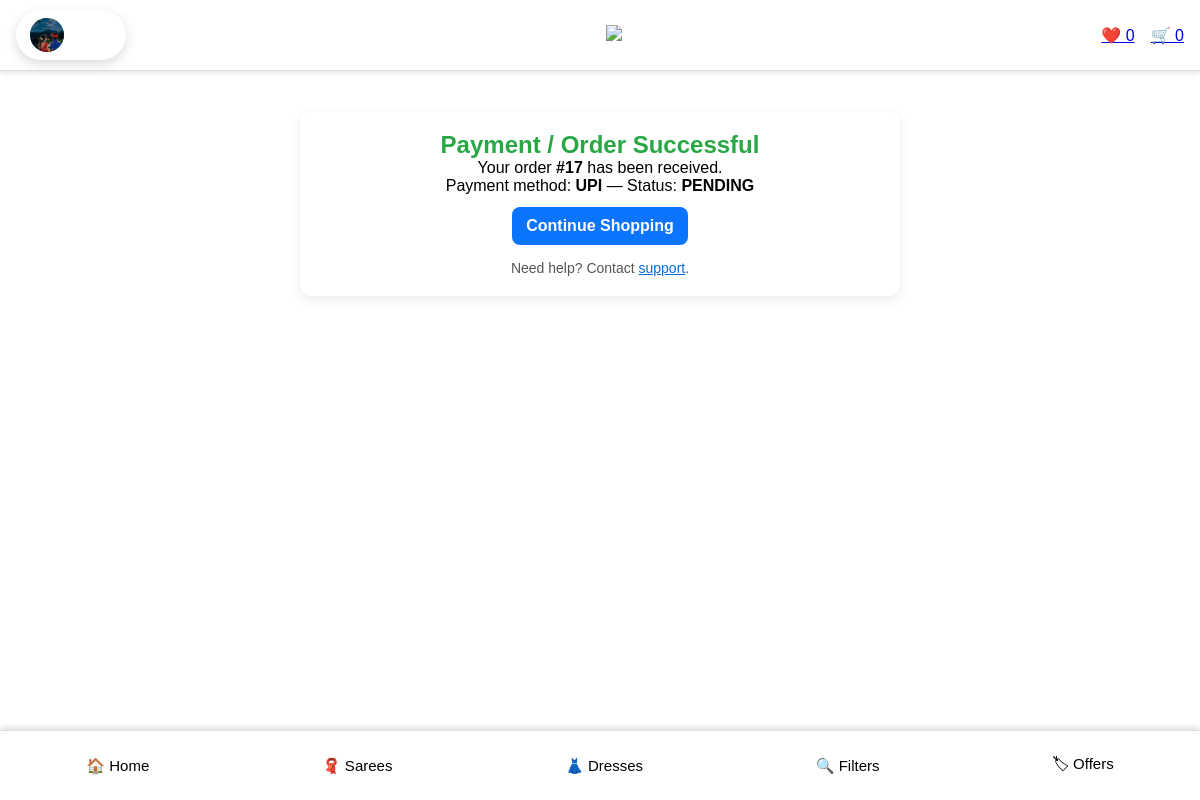
Screenshot of /payment-success/17/ (signed in) with the database file from the repository.
### shop/models.py (models this page shows, shortened)
class Profile(models.Model):
    user = models.OneToOneField(User, on_delete=models.CASCADE, related_name="profile")
    phone = models.CharField(max_length=20, blank=True)
    address = models.TextField(blank=True)
    profile_image = models.ImageField(
        upload_to="profiles/",
        blank=True,
        null=True
    )

class Order(models.Model):
    PAYMENT_METHODS = [
        ("COD", "Cash on Delivery"),
        ("RAZORPAY", "Razorpay"),
        ("UPI", "UPI"),
    ]
    PAYMENT_STATUS = [
        ("PENDING", "Pending"),
        ("PAID", "Paid"),
        ("FAILED", "Failed"),
    ]
    user = models.ForeignKey(User, on_delete=models.CASCADE)
    created_at = models.DateTimeField(auto_now_add=True)
    delivered = models.BooleanField(default=False)
    address = models.TextField(blank=True)
    payment_method = models.CharField(max_length=20, choices=PAYMENT_METHODS, default="COD")
    payment_status = models.CharField(max_length=20, choices=PAYMENT_STATUS, default="PENDING")
    razorpay_order_id = models.CharField(max_length=200, blank=True, null=True)
    razorpay_payment_id = models.CharField(max_length=200, blank=True, null=True)
    razorpay_signature = models.CharField(max_length=200, blank=True, null=True)

### shop/views.py (the view)
# urls.py: path("payment-success/<int:order_id>/", views.payment_success, name="payment_success"),
@login_required
def payment_success(request, order_id):
    order = get_object_or_404(Order, id=order_id, user=request.user)
    return render(request, "shop/payment_success.html", {"order": order})

### shop/context_processors.py (called while the page is built)
def user_counts(request):
    cart_count = 0
    wishlist_count = 0
    if request.user.is_authenticated:
        cart = request.session.get('cart', {})
        cart_count = sum(cart.values())  # sum of all quantities
        wishlist_count = Wishlist.objects.filter(user=request.user).count()
    return {
        'cart_count': cart_count,
        'wishlist_count': wishlist_count,
    }

### templates/shop/payment_success.html
{% extends 'shop/base.html' %}
{% block content %}
<div style="max-width:600px; margin:40px auto; text-align:center; padding:20px; border-radius:12px; background:#fff; box-shadow:0 4px 12px rgba(0,0,0,0.08);">
    <h2 style="color:#28a745;">Payment / Order Successful</h2>
    <p>Your order <strong>#{{ order.id }}</strong> has been received.</p>
    <p>Payment method: <strong>{{ order.payment_method }}</strong> — Status: <strong>{{ order.payment_status }}</strong></p>
    <a href="{% url 'home' %}" style="display:inline-block; margin-top:12px; padding:10px 14px; border-radius:8px; background:#0b75ff; color:#fff; text-decoration:none; font-weight:600;">
        Continue Shopping
    </a>
    <p style="margin-top:15px; font-size:14px; color:#555;">
        Need help? Contact <a href="mailto:support@myshop.com" style="color:#0b6bda; text-decoration:underline;">support</a>.
    </p>
</div>
{% endblock %}

### templates/shop/base.html (shortened to what this page needs)
{% load static %}
<!DOCTYPE html>
<html lang="en">
<head>
    <link rel="stylesheet" href="{% static 'shop/css/styles.css' %}" />
    <link rel="stylesheet"
          href="https://cdnjs.cloudflare.com/ajax/libs/font-awesome/6.5.0/css/all.min.css"/>
</head>
<body>
<nav class="top-nav">
    <div class="profile-wrapper">
        <button class="profile-btn" onclick="toggleProfile()">
            <div class="avatar">
                {% if user.is_authenticated %}
                    {% if user.profile.profile_image %}
                        <img src="{{ user.profile.profile_image.url }}">
                    {% else %}
                        {{ user.username|slice:":1"|upper }}
                    {% endif %}
                {% else %}
                    <i class="fa fa-user"></i>
                {% endif %}
            </div>
            <span>Profile</span>
        </button>
    </div>
    <a href="{% url 'home' %}">
        <img src="{% static 'shop/images/ammuu logo.jpg' %}" height="40">
    </a>
    <div class="top-nav-right">
      {% if user.is_authenticated %}
        <a href="{% url 'wishlist' %}">❤️ {{ wishlist_count }}</a>
        <a href="{% url 'cart' %}">🛒 {{ cart_count }}</a>
      {% endif %}
    </div>
</nav>
{% block content %}{% endblock %}
<nav class="bottom-nav">
    <a href="{% url 'home' %}">🏠 Home</a>
    <a href="{% url 'category' 'sarees' %}">🧣 Sarees</a>
    <a href="{% url 'category' 'dresses' %}">👗 Dresses</a>
    <span onclick="toggleFilters()">🔍 Filters</span>
    <a href="{% url 'offers' %}">🏷 Offers</a>
</nav>
</body>
</html>

### shop/static/shop/css/styles.css (style rules this page uses)
:root { --bg: #ffffff; --primary: #0b7285; --radius: 12px; }
* { box-sizing: border-box; margin: 0; padding: 0; }
body { font-family: 'Josefin Sans', sans-serif; color: #000; background: var(--bg); }
.top-nav { display: flex; justify-content: space-between; align-items: center; padding: 10px 20px; background: #f8f8f8; border-bottom: 1px solid #ddd; position: sticky; top: 0; z-index: 1000; }
.profile-wrapper { position: relative; }
.profile-btn { background: none; border: none; cursor: pointer; display: flex; align-items: center; gap: 8px; font-size: 14px; }
.avatar { width: 34px; height: 34px; border-radius: 50%; background: linear-gradient(135deg, #0b7285, #22b8cf); color: #fff; display: flex; align-items: center; justify-content: center; font-weight: bold; font-size: 14px; }
.bottom-nav { position: fixed; bottom: 0; left: 0; width: 100%; height: 70px; background: #fff; border-top: 1px solid #ddd; box-shadow: 0 -2px 10px rgba(0,0,0,0.1); display: flex; justify-content: space-around; align-items: center; z-index: 1000; }
.bottom-nav a { text-decoration: none; font-size: 14px; color: #6b21a8; display: flex; flex-direction: column; align-items: center; gap: 4px; }
.profile-btn { display: flex; align-items: center; gap: 8px; background: linear-gradient(135deg, #0b7285, #20c997); color: #fff; border: none; padding: 8px 14px; border-radius: 30px; font-size: 14px; cursor: pointer; transition: all 0.3s ease; box-shadow: 0 4px 12px rgba(0,0,0,0.15); }

### templates/shop/base.html (style rules this page uses)
body { margin: 0; padding-bottom: 70px; }
.profile-wrapper { position: relative; }
.profile-btn { background: none; border: none; cursor: pointer; display: flex; align-items: center; gap: 8px; }
.avatar { width: 34px; height: 34px; border-radius: 50%; background: linear-gradient(135deg, #0b7285, #22b8cf); color: #fff; display: flex; align-items: center; justify-content: center; font-weight: bold; overflow: hidden; }
.avatar img { width: 100%; height: 100%; object-fit: cover; }
.top-nav { display: flex; justify-content: space-between; align-items: center; padding: 10px 16px; background: #fff; box-shadow: 0 2px 6px rgba(0,0,0,0.1); position: sticky; top: 0; z-index: 3000; }
.top-nav-right { display: flex; align-items: center; gap: 16px; }
.bottom-nav { position: fixed; bottom: 0; left: 0; right: 0; background: #fff; display: flex; justify-content: space-around; padding: 12px 0; box-shadow: 0 -2px 6px rgba(0,0,0,0.15); z-index: 4000; }
.bottom-nav a, .bottom-nav span { text-decoration: none; color: #000; cursor: pointer; font-size: 15px; }

### rows the page displays
Order: id "17", payment_method "UPI", payment_status "PENDING"

### other values shown
{{ wishlist_count }} "0"
{{ cart_count }} "0"
